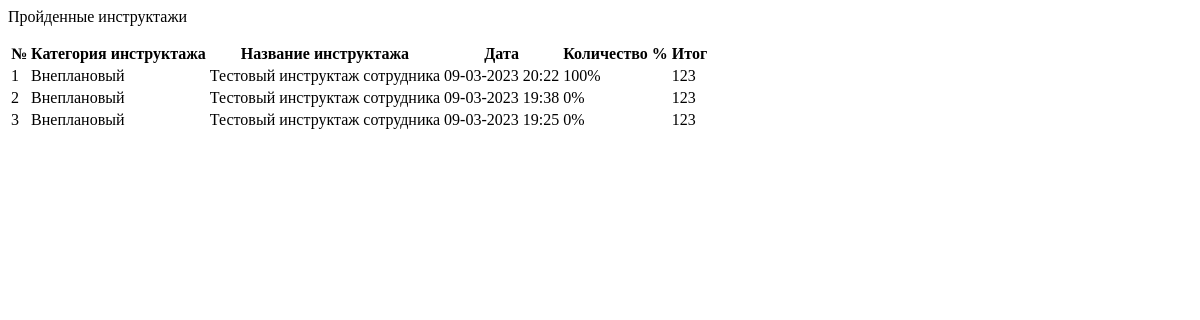
Page /account/profile/passed_inst/ (signed in) on the earlier database version.
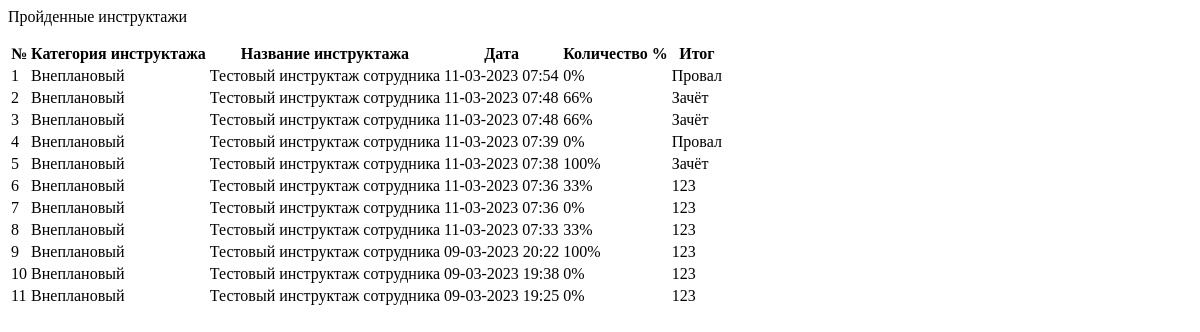
Same page on the later database version.
### initru/models.py (models this page shows, shortened)
class res(models.Model):
    user  = models.ForeignKey( CustomUser, on_delete=models.CASCADE, verbose_name='Пользователь')
    instruction  = models.ForeignKey( inst, on_delete=models.CASCADE, verbose_name='Инструктаж')
    quiz = models.ForeignKey(test, on_delete=models.CASCADE, verbose_name= 'Тест')
    date_instruction = models.DateTimeField( 'Дата прохождения инструктажа')
    result = models.IntegerField( 'Результат в %')
    mark = models.CharField('Прошел', max_length=255)
    class Meta:
        verbose_name = 'Результат'
        verbose_name_plural = 'Результаты'

class inst(models.Model):
    name_instruction = models.CharField(
        'Название инструктажа',
        max_length=64
    )
    date_period = models.IntegerField(
        'Период инструктажа'
    )
    def __str__(self):
        return self.name_instruction
    class Meta:
        verbose_name = 'Инструктаж'
        verbose_name_plural = 'Инструктажи'

class test(models.Model):
    instruction = models.ForeignKey( inst, on_delete=models.CASCADE, verbose_name='Инструктаж' )
    name_test = models.CharField( 'Название теста инструктажа', max_length=125 )
    number_of_questions = models.IntegerField('Количество вопросов') ##
    time = models.IntegerField('Ограничение по времени') ##
    required_score_to_pass = models.IntegerField('Рекомендуемый балл в %', help_text='Рекомендуемый балл в %')
    type_user  = models.ForeignKey(typeuser, on_delete=models.CASCADE, verbose_name='Тип пользователя')
    file = models.FileField( 'Файл к тесту', upload_to='instr/', null=True, blank=True)
    class Meta:
        verbose_name = 'Тест'
        verbose_name_plural = 'Тесты'
    def __str__(self):
        return f'{self.name_test}'

### initru/views.py (the view)
# urls.py: path('account/profile/passed_inst/', passedView, name="profile_edit"),
@login_required
def passedView(request):
    page_name = 'passed_inst.html'
    obj_res = res.objects.filter(user= request.user).order_by("-date_instruction")
    values = {
        'obj':obj_res
    }
    return render(request, page_name, values)

### initru/templates/passed_inst.html
{% load static %}
<div>
    <p class='text-uppercase text-secondary' style="font-family: 'Inter-Bold';">Пройденные инструктажи</p>
    <div>
        <table class = 'table table-hover'>
            <thead >
                <tr>
                    <th class = 'text-secondary' scope="col">№</th>
                    <th class = 'text-secondary' scope="col">Категория инструктажа</th>
                    <th class = 'text-secondary' scope="col">Название инструктажа</th>
                    <th class = 'text-secondary' scope="col">Дата</th>
                    <th class = 'text-secondary' scope="col">Количество %</th>
                    <th class='text-center text-secondary' scope="col">Итог</th>
                </tr>
            </thead>
            <tbody>
                {% for o in obj %}
                    <tr>
                        <td>{{ forloop.counter }}</td>
                        <td>{{ o.instruction }}</td>
                        <td>{{ o.quiz }}</td>
                        <td>{{ o.date_instruction|date:'d-m-Y H:i' }}</td>
                        <td class = 'text-center'>{{ o.result }}%</td>
                        {% if o.mark == 'Не сдан' %}
                        <td class ='bg-danger text-white text-center'>
                            {{ o.mark }}
                        </td>
                        {% else %}
                        <td class = 'bg-success text-white text-center'>
                            {{ o.mark }}
                        </td>
                        {% endif %}
                    </tr>
                {% endfor %}
            </tbody>
        </table>
    </div>
</div>

Differences in the rows shown:
added res: instruction "Внеплановый", quiz "Тестовый инструктаж сотрудника", date_instruction "11-03-2023 07:54", result "0", mark "Провал"
added res: instruction "Внеплановый", quiz "Тестовый инструктаж сотрудника", date_instruction "11-03-2023 07:48", result "66", mark "Зачёт"
added res: instruction "Внеплановый", quiz "Тестовый инструктаж сотрудника", date_instruction "11-03-2023 07:48", result "66", mark "Зачёт"
added res: instruction "Внеплановый", quiz "Тестовый инструктаж сотрудника", date_instruction "11-03-2023 07:39", result "0", mark "Провал"
added res: instruction "Внеплановый", quiz "Тестовый инструктаж сотрудника", date_instruction "11-03-2023 07:38", result "100", mark "Зачёт"
added res: instruction "Внеплановый", quiz "Тестовый инструктаж сотрудника", date_instruction "11-03-2023 07:36", result "33", mark "123"
added res: instruction "Внеплановый", quiz "Тестовый инструктаж сотрудника", date_instruction "11-03-2023 07:36", result "0", mark "123"
added res: instruction "Внеплановый", quiz "Тестовый инструктаж сотрудника", date_instruction "11-03-2023 07:33", result "33", mark "123"
